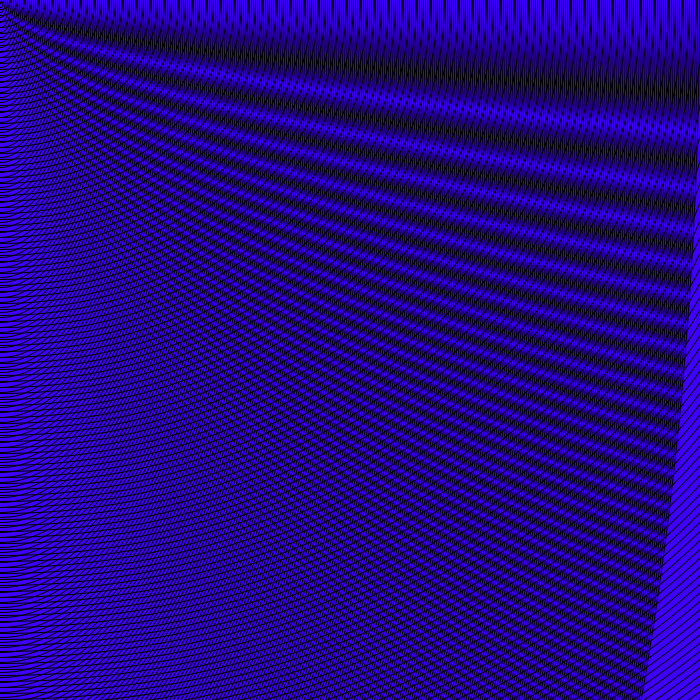
Frame 1 (no input)
Frame 60 (the mouse pressed at the canvas centre just before this capture): identical to frame 1, image omitted
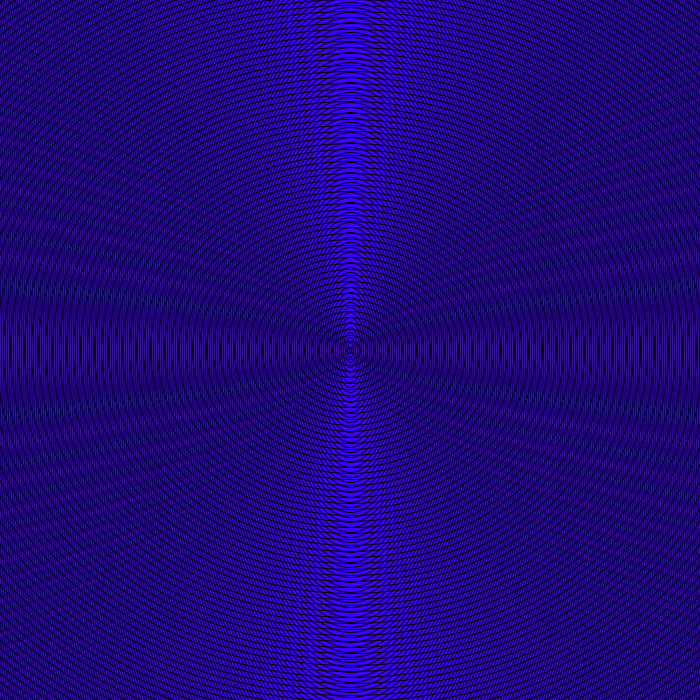
Frame 120 (the mouse held since frame 60 and released just before this capture)

The Processing sketch that drew these frames (run headless with seeded random() and noise(); from frame 60 on, the mouse is pressed at the canvas centre):

// Processing sketch: processing_51514
// ── processing_51514.pde

void setup(){
  size(700,700);
  smooth();
  strokeWeight(1);
  colorMode(HSB,360,100,100,100);
  noFill();
}
void draw(){
  frameRate(1200);
  background (255,100,100,100);
for(int i=1; i<width; i+=2){
  float colorValue = map (i,5,width,0,360);
   // ellipse(mouseX,mouseY,i*8,i*10);
 ellipse(mouseX, mouseY, i*2, i*5) ;
  ellipse(mouseX, mouseX, i*7, i*6) ;
  //ellipse(mouseX, mouseY, i, i);
}
}
